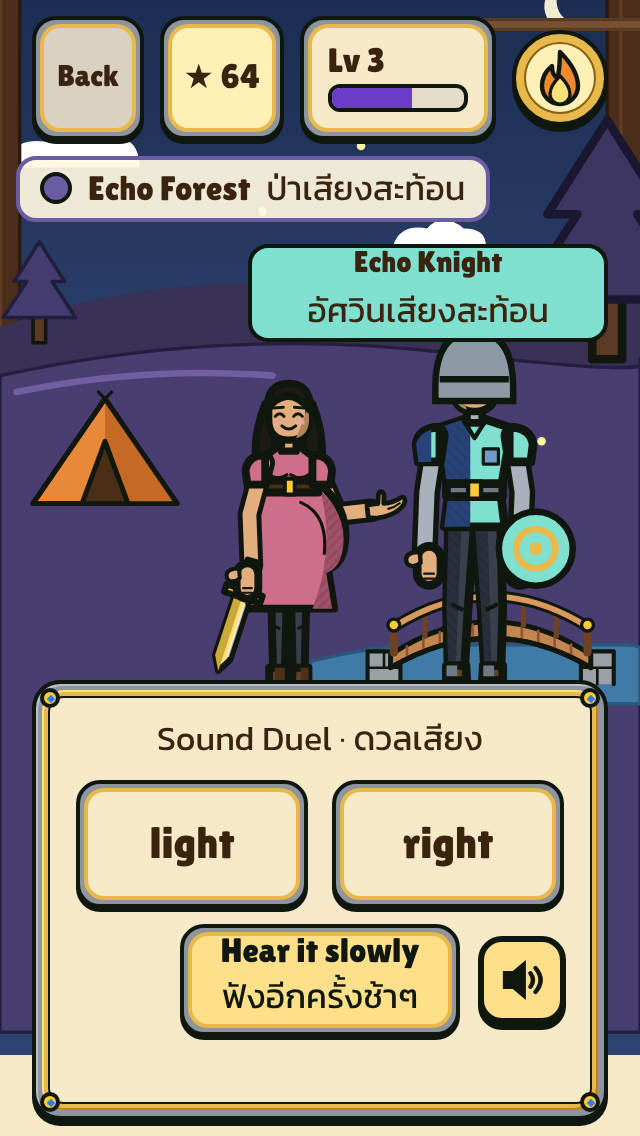
#> input picture council-images/320fix-34-1A-before.png, 640 x 1136 px
$ python tuft_check.py ../../../../../../../../../council-images/320fix-34-1A-before.png
#> lines starting #> are read from the running program, lines starting #| are printed output that depends on the picture; after the words box and inside, x2 and y2 are one past the last pixel; in counts of white or black regions, pixels touching at a corner belong together
#!/usr/bin/env python3
# tuft_check (owner: Watchman) - MAXWELL-EYE ME3 / OLD-LOOK O3: outdoor grass must carry three-stroke tufts, not rocks or dots.
# Base: snap-r2h-0021MDT, pointer /workspace/v608build/CURRENT-SNAP.txt 907062f0f1a143efcb283223d70fcbe6. Pillow + numpy only.
# Approved look (16/16S, t441u; tile 11 critique, MAXWELL-EYE ME3): t441u_outdoor.py:29-30 PV.tuft = three round-capped strokes,
#   colour #0F3A14, stroke-width 2.5 pt, heights ~10/14/10 pt, x offsets -6/-1/+4 pt; placed per scene by stage_v608.py:98-106 TUFTS.
# Old look it replaces (t441u_outdoor.py:36-37): r=3 pt dot circles #FFE27A / #FFF8E1 / #F2A0A8 on the meadow ("dot flowers and pebbles").
# Grass: #36A13D near / #259D39 far (P.ground), as in ground_check. Dimmed scenes (pause card / scrim): grass palette scaled by k, as v2.
# A grass BAND = a connected region of grass (tol 12, 8 px block grid) covering >= BAND_MIN_PT2 pt^2 and >= 30 pt tall.
#   Scale s: a phone-shaped image (H/W 1.4-2.4, width <= 900 px) uses image width / 390; a sheet uses band width / 390 (a band spans ~one tile).
#   BLOCK "bare grass"  : band has no tuft (tuft = >= 2 thin upright #0F3A14 strokes side by side; on sheet thumbnails, s < .7,
#                         a >= 3 px dark-green fleck fully ringed by grass-green counts, since strokes blur below 2 px).
#   BLOCK "rock dot"    : a small round non-green blob fully ringed by grass (diam 4-14 pt, fill >= .55 of its box, aspect <= 1.6).
#   t545u (Maxwell via QM, Nov 1 2026): flag a dot ONLY when it sits on grass. Each of the 4 sides of its 2 px ring must be >= 80% grass
#     and the ring >= 90% overall; a dot touching dirt, path, sand, hill or any non-grass surface is left alone (PASS), so pebbles stay.
#   ASK "bare grass" (t527u: bare grass that never had circles is an ASK, not a BLOCK): reported, exit stays 0 unless a rock dot BLOCKs.
# Blind spots (stay on the eye list): Echo Forest / Golden Fields / night grounds (not the meadow greens), coloured scrims,
#   tufts drawn in another colour, tufts mostly hidden under a card (only a clipped tuft visible reads bare, e.g. r2h 28-guardian-win-390), and
#   'before' panels, which always BLOCK by design.
# Writes stdout only; --selftest writes PNGs into ./selftest/ next to this file. Never deletes. Exit 0 PASS, 2 BLOCK/FAIL, 1 usage.
import sys, os, glob, hashlib
import numpy as np
from PIL import Image, ImageDraw
HERE = os.path.dirname(os.path.abspath(__file__))
def hexrgb(h): h = h.lstrip('#'); return np.array([int(h[i:i+2], 16) for i in (0, 2, 4)], float)
GRASS = [hexrgb('#36A13D'), hexrgb('#259D39')]
TUFT = hexrgb('#0F3A14')
TOL_GRASS, TOL_TUFT = 12, 18   # flat SVG fills: 12 keeps canopy #489B3B (18 off #36A13D) out of the grass
BAND_MIN_PT2 = 9000       # visible grass area (pt^2) below which a band is too small to expect tufts (thumbnail corners, slivers)
DIMS = [round(1 - .05*i, 2) for i in range(13)]
def near(a, cols, tol):
    m = np.zeros(a.shape[:2], bool)
    for c in cols: m |= (np.abs(a - c) <= tol).all(axis=2)
    return m
def dim_level(a):   # tight match (4 per channel) so an undimmed scene is not read as x0.95
    cnt = {k: int(near(a, [c*k for c in GRASS], 4).sum()) for k in DIMS}
    best = max(DIMS, key=lambda k: cnt[k])
    return 1.0 if cnt[1.0] >= .8 * cnt[best] else best
def label(m, maxn=20000):   # 4-connected components of a (sparse or small) mask -> list of (ys, xs)
    lab = np.zeros(m.shape, np.int32); out = []; H, W = m.shape
    for y0, x0 in zip(*np.nonzero(m)):
        if lab[y0, x0]: continue
        k = len(out) + 1; st = [(y0, x0)]; lab[y0, x0] = k; ys = []; xs = []
        while st:
            y, x = st.pop(); ys.append(y); xs.append(x)
            for v, u in ((y+1, x), (y-1, x), (y, x+1), (y, x-1)):
                if 0 <= v < H and 0 <= u < W and m[v, u] and not lab[v, u]: lab[v, u] = k; st.append((v, u))
        out.append((np.array(ys), np.array(xs)))
        if len(out) >= maxn: break
    return out
# [10 lines left out: function runlen, not called in this run]
def bands(grass, blk=8):
    H, W = grass.shape; h, w = H // blk, W // blk
    g = grass[:h*blk, :w*blk].reshape(h, blk, w, blk).mean(axis=(1, 3)) > .5
    for ys, xs in label(g):
        y0, y1, x0, x1 = ys.min()*blk, (ys.max()+1)*blk, xs.min()*blk, (xs.max()+1)*blk
        yield (y0, y1, x0, x1), len(ys)*blk*blk
def check(path):
    a = np.asarray(Image.open(path).convert('RGB'), float)
    k = dim_level(a); why = []
#> the loop in near (call 2), `for c in cols: m |= (np.abs(a - c) <= tol).all(axis=2)` made 2 passes
#> c on passes 1 to 2: [51.3, 152.9, 57.95], [35.15, 149.2, 54.15]
#> in dim_level, `cnt = {k: int(near(a, [c*k for c in GRASS], 4).sum()) for k in DIMS}`: cnt = 13 items
#> in dim_level, `best = max(DIMS, key=lambda k: cnt[k])`: best = 1
#> after `k = dim_level(a)`: k = 1
    grass = near(a, [c*k for c in GRASS], TOL_GRASS*k)
    tuftc = near(a, [TUFT*k], max(8, TOL_TUFT*k))
#> the loop in near (call 15), `for c in cols: m |= (np.abs(a - c) <= tol).all(axis=2)` made 1 pass
#> c on pass 1: [15, 58, 20]
#> pass 1, in near (call 15), `for c in cols: m |= (np.abs(a - c) <= tol).all(axis=2)`:
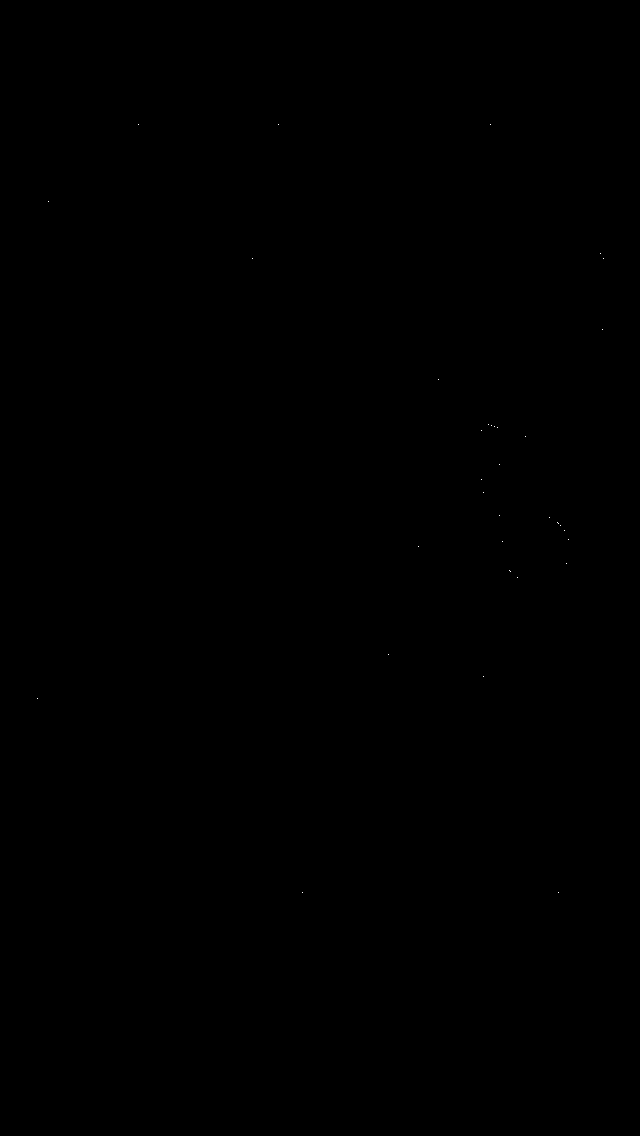
#> m: shape (1136, 640) bool; 0% white in thin lines or dots, all inside (x1, y1, x2, y2) = (37, 124, 604, 893)
    tag = f' [dimmed x{k}]' if k < 1 else ''
#> tag = ''
    Hh, Ww = grass.shape; phone = 1.4 <= Hh / Ww <= 2.4 and Ww <= 900   # a single phone render (<= 3x of 300 pt): scale = width / 390 pt; wider = a sheet
#> after `Hh, Ww = grass.shape`: Hh = 1136; Ww = 640
#> after `phone = 1.4 <= Hh / Ww <= 2.4 and Ww <= 900`: phone = True
    small_t = (a[..., 1] - a[..., 0] >= 25*k) & (a[..., 1] - a[..., 2] >= 20*k) & (a[..., 1] <= 110*k) & (a[..., 0] <= 60*k)   # dark tuft green, any blend (ink #10170F and canopy #28792D fall outside)
    for (y0, y1, x0, x1), area in bands(grass):
#> in label, `H, W = m.shape`: H = 142; W = 80
        if x1 - x0 < (.2 * Ww if phone else 60): continue   # tree crowns and slivers, not a ground band
        s = Ww / 390.0 if phone else (x1 - x0) / 390.0   # sheets: a band spans about one tile width
        sr = s
        if area < BAND_MIN_PT2 * sr * sr or (y1 - y0) < 30 * sr: continue
        G = grass[y0:y1, x0:x1]; T = tuftc[y0:y1, x0:x1]; A = a[y0:y1, x0:x1]
        # tufts: thin upright #0F3A14 strokes, grouped side by side
        strokes = []
        for ys, xs in label(T):
            h = ys.max() - ys.min() + 1; w = xs.max() - xs.min() + 1
            if 5*s <= h <= 22*s and w <= 5*s and h >= 1.8*w: strokes.append((xs.mean(), ys.max(), h))
        strokes.sort(); tufts = []; used = set()
        for i, (xi, bi, hi) in enumerate(strokes):
            if i in used: continue
            grp = [i] + [j for j, (xj, bj, hj) in enumerate(strokes) if j > i and j not in used and abs(xj - xi) <= 14*s and abs(bj - bi) <= 5*s]
            if len(grp) >= 2: used.update(grp); tufts.append((int(xi) + x0, int(bi) + y0))
        # rock dots: small round non-grass blobs ringed by grass (runs end in grass on all four sides)
        ng = ~G; dmax = int(round(14*s)); dmin = 4*s
        small = ng & (runlen(ng, 1) <= dmax) & (runlen(ng, 0) <= dmax)
        rocks = []
        for ys, xs in label(small):
            h = ys.max() - ys.min() + 1; w = xs.max() - xs.min() + 1
            if max(h, w) < dmin or max(h, w) > dmax or max(h, w) > 1.6*min(h, w) or len(ys) < .55*h*w: continue
            if T[ys, xs].mean() > .5: continue   # a tuft stroke bundle, not a rock
            col = A[ys, xs].mean(axis=0)
            if col[1] > col[0] + 25 and col[1] > col[2] + 25: continue   # green blob (canopy, shade), not a rock or dot
            ry0, ry1, rx0, rx1 = max(0, ys.min()-2), min(G.shape[0], ys.max()+3), max(0, xs.min()-2), min(G.shape[1], xs.max()+3)
            box = G[ry0:ry1, rx0:rx1]; ring = np.concatenate([box[:2].ravel(), box[-2:].ravel(), box[:, :2].ravel(), box[:, -2:].ravel()])
            sides = [box[:2].mean(), box[-2:].mean(), box[:, :2].mean(), box[:, -2:].mean()]
            if ring.mean() < .90 or min(sides) < .80: continue   # t545u: only a dot on grass; any non-grass side (dirt, path, sand) = leave it
            rocks.append((int(xs.mean()) + x0, int(ys.mean()) + y0, int(max(h, w))))
        if not tufts and s < .7:
            GN = (A[..., 1] - A[..., 0] >= 25*k) & (A[..., 1] - A[..., 2] >= 20*k)   # grass or a grass/tuft blend (an ink edge is not)   # sheet thumbnails: a tuft is a 1-2 px dark-green fleck; accept any fleck cluster on grass
            for ys, xs in label(small_t[y0:y1, x0:x1]):
                if len(ys) < 3 or ys.max() - ys.min() > 12 or xs.max() - xs.min() > 12: continue
                by0, by1, bx0, bx1 = max(0, ys.min()-2), min(G.shape[0], ys.max()+3), max(0, xs.min()-2), min(G.shape[1], xs.max()+3)
                box = GN[by0:by1, bx0:bx1]; ring = np.concatenate([box[:2].ravel(), box[-2:].ravel(), box[:, :2].ravel(), box[:, -2:].ravel()])
                if ring.mean() >= .99: tufts.append((int(xs.mean()) + x0, int(ys.mean()) + y0)); break   # a free-standing fleck in open grass, not an anti-aliased outline edge
        loc = f'band x{x0}-{x1} y{y0}-{y1}'
        if rocks: why.append(f'rock dot: {len(rocks)} round blob(s) on grass, e.g. ' + ', '.join(f'({x},{y}) {d}px' for x, y, d in rocks[:4]) + f' in {loc}{tag}')
        if not tufts: why.append(f'ASK bare grass: no tufts in {loc} ({area} px grass, s {s:.2f}){tag}')
#> this loop made 0 passes
#> after the loop, why = []
    return why
# [4 lines left out: function is_image, not called in this run]
def md5(p): return hashlib.md5(open(p, 'rb').read()).hexdigest()
# [7 lines left out: function run, not called in this run]
TUFTS_W24 = [(60, 532), (24, 604), (374, 604)]   # stage_v608.py:99 W24-walk-B
# [45 lines left out: function selftest, not called in this run]
if __name__ == '__main__':
    if sys.argv[1:2] == ['--selftest']: sys.exit(selftest())
    if len(sys.argv) < 2: print('usage: tuft_check.py FOLDER|FILE [...] | --selftest'); sys.exit(1)
    rc = 0
    for f in sys.argv[1:]:
        if os.path.isfile(f):
            w = check(f); b = any(x.startswith('rock') for x in w)
#> after `w = check(f)`: w = []
#> after `b = any((x.startswith('rock') for x in w))`: b = False
            print(f"{f}  {'BLOCK' if b else ('ASK' if w else 'PASS')}" + (' | ' + ' ; '.join(w) if w else '')); rc = max(rc, 2 if b else 0)
#| ../../../../../../../../../council-images/320fix-34-1A-before.png  PASS
#> after `rc = max(rc, 2 if b else 0)`: rc = 0
        else: rc = max(rc, run(f))
    sys.exit(rc)
#> (the program exits here)
